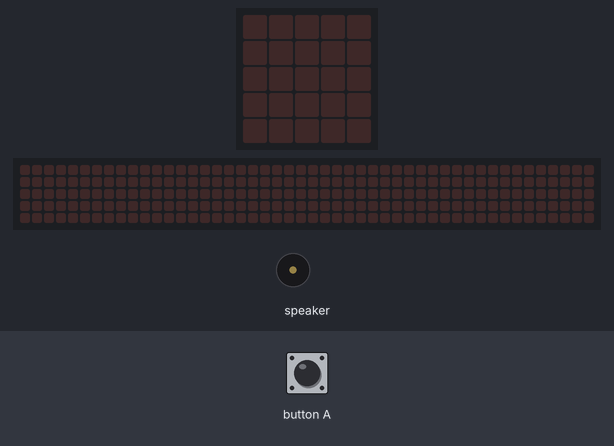
Bench run of a program on a simulated Calliope mini (MakeCode). On the bench: the board's 5×5 LED display, a strip that is not on the board, showing the scrolling text unrolled, buzzer (waves = sounding). The test bench sets the inputs (shaded band). The 48×5 strip is a reading aid, not a part: it shows the text the display is scrolling, unrolled, one strip-width of it at a time.

Above: at 1.2 s.
1.3 s: button A pressed for 0.15 s
At 4.9 s:
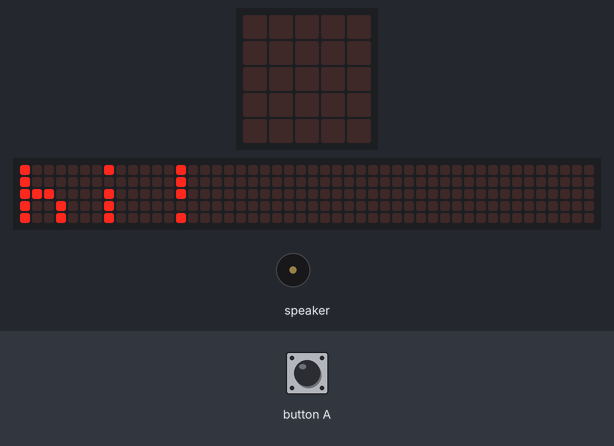
At 5.6 s:
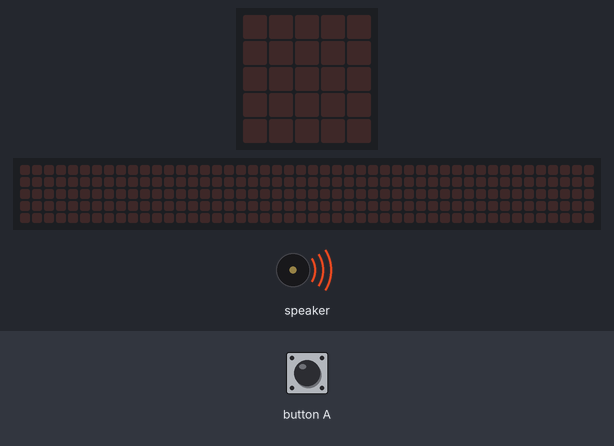
Timing chart, 0 to 13.3 s (numbered marks = the images above; inputs shaded):
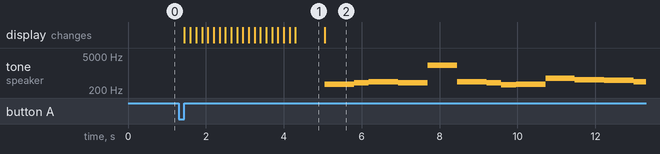

Measured:
- after the input at 1.3 s, tone on speaker: plays 349 Hz for 0.76 s, 392 Hz for 0.38 s, 440 Hz for 0.76 s, 392 Hz for 0.76 s, 2093 Hz for 0.76 s, 440 Hz for 0.76 s … (13 notes in this stretch), starting after 3.8 s; the display: changes after 0.15 s (image 1)
- what the display in image 1 shows lasts 0.8 s, from 4.3 s to 5.1 s

The program:

main.ts
```typescript
input.onButtonEvent(Button.A, input.buttonEventClick(), function () {
    basic.showString("hi!")
    music.setTempo(80)
    music.playTone(349, music.beat(BeatFraction.Whole))
    music.playTone(392, music.beat(BeatFraction.Half))
    music.playTone(440, music.beat(BeatFraction.Whole))
    music.playTone(392, music.beat(BeatFraction.Whole))
    music.playTone(2093, music.beat(BeatFraction.Whole))
    music.playTone(440, music.beat(BeatFraction.Whole))
    music.playTone(392, music.beat(BeatFraction.Half))
    music.playTone(330, music.beat(BeatFraction.Half))
    music.playTone(349, music.beat(BeatFraction.Whole))
    music.playTone(622, music.beat(BeatFraction.Whole))
    music.playTone(523, music.beat(BeatFraction.Whole))
    music.playTone(494, music.beat(BeatFraction.Whole))
    music.playTone(440, music.beat(BeatFraction.Whole))
    music.playTone(392, music.beat(BeatFraction.Whole))
    music.playTone(440, music.beat(BeatFraction.Half))
    music.playTone(349, music.beat(BeatFraction.Half))
    music.playTone(523, music.beat(BeatFraction.Double))
})
```

test.ts
```typescript
// Hier kann man Tests durchführen; diese Datei wird nicht kompiliert, wenn dieses Paket als Erweiterung verwendet wird.
```
